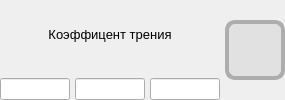
                  <widget class="QWidget" name="widget_crossingLimits_frictionForce" native="true">
                   <property name="sizePolicy">
                    <sizepolicy hsizetype="Maximum" vsizetype="Maximum">
                     <horstretch>0</horstretch>
                     <verstretch>0</verstretch>
                    </sizepolicy>
                   </property>
                   <layout class="QHBoxLayout" name="horizontalLayout_29">
                    <property name="spacing">
                     <number>5</number>
                    </property>
                    <property name="leftMargin">
                     <number>0</number>
                    </property>
                    <property name="topMargin">
                     <number>0</number>
                    </property>
                    <property name="rightMargin">
                     <number>0</number>
                    </property>
                    <property name="bottomMargin">
                     <number>0</number>
                    </property>
                    <item>
                     <widget class="QWidget" name="widget__crossingLimits_coefficientFriction_control" native="true">
                      <property name="sizePolicy">
                       <sizepolicy hsizetype="Maximum" vsizetype="Preferred">
                        <horstretch>0</horstretch>
                        <verstretch>0</verstretch>
                       </sizepolicy>
                      </property>
                      <layout class="QVBoxLayout" name="verticalLayout_14">
                       <property name="spacing">
                        <number>10</number>
                       </property>
                       <property name="leftMargin">
                        <number>0</number>
                       </property>
                       <property name="topMargin">
                        <number>0</number>
                       </property>
                       <property name="rightMargin">
                        <number>0</number>
                       </property>
                       <property name="bottomMargin">
                        <number>0</number>
                       </property>
                       <item>
                        <widget class="QLabel" name="label_crossingLimits_coefficientFriction">
                         <property name="sizePolicy">
                          <sizepolicy hsizetype="Preferred" vsizetype="Preferred">
                           <horstretch>0</horstretch>
                           <verstretch>0</verstretch>
                          </sizepolicy>
                         </property>
                         <property name="font">
                          <font>
                           <family>Segoe UI</family>
                           <pointsize>10</pointsize>
                          </font>
                         </property>
                         <property name="text">
                          <string>Коэффицент трения</string>
                         </property>
                         <property name="alignment">
                          <set>Qt::AlignmentFlag::AlignCenter</set>
                         </property>
                        </widget>
                       </item>
                       <item>
                        <layout class="QHBoxLayout" name="horizontalLayout_crossingLimits_coefficientFriction_limits">
                         <property name="spacing">
                          <number>5</number>
                         </property>
                         <property name="sizeConstraint">
                          <enum>QLayout::SizeConstraint::SetDefaultConstraint</enum>
                         </property>
                         <item>
                          <widget class="QLineEdit" name="lineEdit_crossingLimits_coefficientFriction_lowerLimit">
                           <property name="enabled">
                            <bool>true</bool>
                           </property>
                           <property name="sizePolicy">
                            <sizepolicy hsizetype="Maximum" vsizetype="Maximum">
                             <horstretch>0</horstretch>
                             <verstretch>0</verstretch>
                            </sizepolicy>
                           </property>
                           <property name="minimumSize">
                            <size>
                             <width>70</width>
                             <height>0</height>
                            </size>
                           </property>
                           <property name="maximumSize">
                            <size>
                             <width>70</width>
                             <height>16777215</height>
                            </size>
                           </property>
                           <property name="font">
                            <font>
                             <family>Segoe UI</family>
                             <pointsize>8</pointsize>
                            </font>
                           </property>
                           <property name="styleSheet">
                            <string notr="true">padding: 2px 2px;</string>
                           </property>
                           <property name="text">
                            <string/>
                           </property>
                           <property name="alignment">
                            <set>Qt::AlignmentFlag::AlignCenter</set>
                           </property>
                           <property name="readOnly">
                            <bool>true</bool>
                           </property>
                          </widget>
                         </item>
                         <item>
                          <widget class="QLineEdit" name="lineEdit_crossingLimits_coefficientFriction_value">
                           <property name="enabled">
                            <bool>true</bool>
                           </property>
                           <property name="minimumSize">
                            <size>
                             <width>70</width>
                             <height>0</height>
                            </size>
                           </property>
                           <property name="maximumSize">
                            <size>
                             <width>70</width>
                             <height>16777215</height>
                            </size>
                           </property>
                           <property name="font">
                            <font>
                             <family>Segoe UI</family>
                             <pointsize>8</pointsize>
                            </font>
                           </property>
                           <property name="layoutDirection">
                            <enum>Qt::LayoutDirection::LeftToRight</enum>
                           </property>
                           <property name="styleSheet">
                            <string notr="true">padding: 2px 2px;</string>
                           </property>
                           <property name="text">
                            <string/>
                           </property>
                           <property name="alignment">
                            <set>Qt::AlignmentFlag::AlignCenter</set>
                           </property>
                           <property name="readOnly">
                            <bool>true</bool>
                           </property>
                          </widget>
                         </item>
                         <item>
                          <widget class="QLineEdit" name="lineEdit_crossingLimits_coefficientFriction_upperLimit">
                           <property name="enabled">
                            <bool>true</bool>
                           </property>
                           <property name="minimumSize">
                            <size>
                             <width>70</width>
                             <height>0</height>
                            </size>
                           </property>
                           <property name="maximumSize">
                            <size>
                             <width>70</width>
                             <height>16777215</height>
                            </size>
                           </property>
                           <property name="font">
                            <font>
                             <family>Segoe UI</family>
                             <pointsize>8</pointsize>
                            </font>
                           </property>
                           <property name="styleSheet">
                            <string notr="true">padding: 2px 2px;</string>
                           </property>
                           <property name="text">
                            <string/>
                           </property>
                           <property name="alignment">
                            <set>Qt::AlignmentFlag::AlignCenter</set>
                           </property>
                           <property name="readOnly">
                            <bool>true</bool>
                           </property>
                          </widget>
                         </item>
                        </layout>
                       </item>
                      </layout>
                     </widget>
                    </item>
                    <item>
                     <widget class="QWidget" name="widget_crossingLimits_coefficientFriction_limitStatusIndicator" native="true">
                      <property name="minimumSize">
                       <size>
                        <width>60</width>
                        <height>60</height>
                       </size>
                      </property>
                      <property name="maximumSize">
                       <size>
                        <width>60</width>
                        <height>60</height>
                       </size>
                      </property>
                      <property name="styleSheet">
                       <string notr="true">background: #E1E1E1;

Border: 4px solid #ADADAD ;
Border-radius: 10px;

</string>
                      </property>
                     </widget>
                    </item>
                   </layout>
                  </widget>
